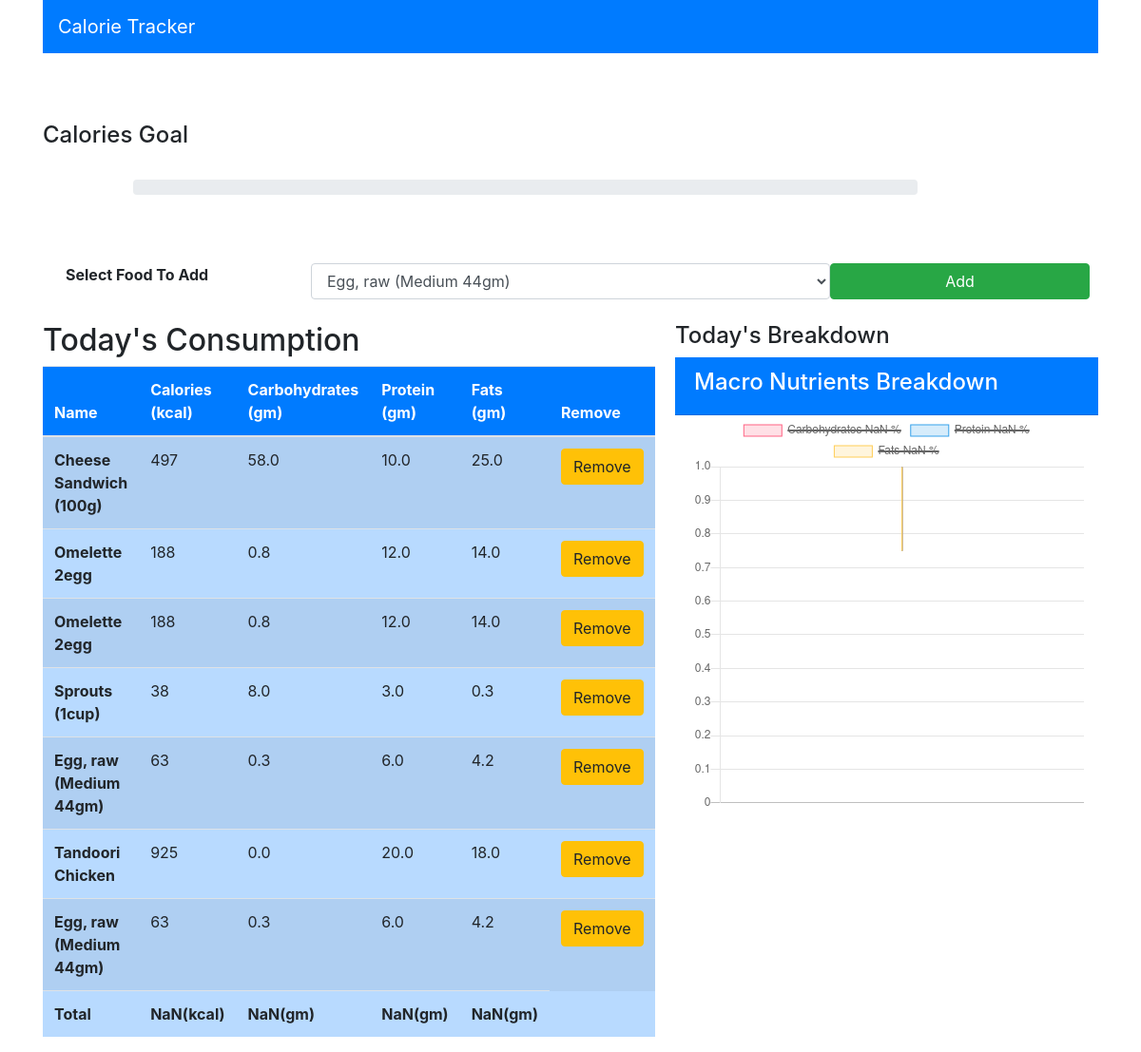
The app's page / (signed in) with its own data.
### myapp/models.py (models this page shows, shortened)
class Consume(models.Model):
    user = models.ForeignKey(User,on_delete=models.CASCADE)
    food_consumed = models.ForeignKey(Food,on_delete=models.CASCADE)

class Food(models.Model):
    name = models.CharField(max_length=100)
    carbs = models.FloatField()
    protein = models.FloatField()
    fats = models.FloatField()
    calories = models.IntegerField()

### myapp/views.py (the view)
# urls.py: path('',views.index,name='index'),
def index(request):
    if request.method=="POST":
        food_consumed = request.POST.get("food_consumed")
        consume = Food.objects.get(name=food_consumed)
        user = request.user
        consumed = Consume(user=user,food_consumed=consume)
        consumed.save()
        food = Food.objects.all()
    else:
        consumed_food = Consume.objects.filter(user=request.user)
        food = Food.objects.all()
    return render(request,'myapp/index.html',{
        'foods':food,
        'consumed_food':Consume.objects.filter(user=request.user)
    })

### myapp/templates/myapp/index.html (shortened to what this page needs)
<!DOCTYPE html>
<html lang="en" dir="ltr">
<head>
  <link rel="stylesheet" href="https://maxcdn.bootstrapcdn.com/bootstrap/4.0.0/css/bootstrap.min.css">
</head>
<body>
  <div class="container">
    <div class="row">
      <div class="col-md-12">
        <nav class="navbar navbar-dark bg-primary">
          <span class="navbar-brand">Calorie Tracker</span>
        </nav>
      </div>
    </div>
    <br><br><br>
    <h4>Calories Goal</h4>
    <br>
    <div class="row">
      <div class="col-md-9 offset-1">
        <div class="progress">
        </div>
      </div>
    </div>
    <br><br>
    <div class="row">
      <div class="col-md-12">
        <form class="m-4" method="post">
          <div class="form-group row">
            <label class="col-md-3">
              <b>
                Select Food To Add
              </b>
            </label>
            <select class="col-md-6 form-control" id="food_consumed" name="food_consumed">
              {%for food in foods %}
              <option value="{{food.name}}">{{food.name}}</option>
              {% endfor %}
            </select>
            <button type="submit" class="col-md-3 btn btn-success" name="button">Add</button>
          </div>
        </form>
      </div>
    </div>
    <div class="row">
      <div class="col-md-6">
        <div class="">
          <h2>Today's Consumption</h2>
        </div>
        <table id="table" class="table table-striped table-primary">
          <thead class="bg-primary text-white">
            <tr>
              <th scope="col">Name</th>
              <th scope="col">Calories (kcal)</th>
              <th scope="col">Carbohydrates (gm)</th>
              <th scope="col">Protein (gm)</th>
              <th scope="col">Fats (gm)</th>
              <th scope="col">Remove</th>
            </tr>
          </thead>
          <tbody>
            {% for c in consumed_food %}
            <tr>
              <th>{{c.food_consumed.name}}</th>
              <td>{{c.food_consumed.calories}}</td>
              <td>{{c.food_consumed.carbs}}</td>
              <td>{{c.food_consumed.protein}}</td>
              <td>{{c.food_consumed.fats}}</td>
              <td> <a href="{% url 'delete' c.id %}" class="btn btn-warning">Remove</a> </td>
            </tr>
            {% endfor %}
            <tr>
              <td id="name"><b>Total</b></td>
              <td id="totalcalories"></td>
              <td id="totalcarbs"></td>
              <td id="totalprotein"></td>
              <td id="totalfats"></td>
            </tr>
          </tbody>
        </table>
      </div>
      <div class="col-md-5 offset-1">
        <div class="">
          <h4>Today's Breakdown</h4>
        </div>
        <div class="card-header text-white bg-primary">
          <h4>Macro Nutrients Breakdown</h4>
        </div>
        <div class="col-md-12">
          <canvas id="myChart" width="400" height="400"></canvas>
        </div>
      </div>
    </div>
  </div>
</body>
<script type="text/javascript">
  var table = document.getElementById("table");
  var carbs = 0,
    protein = 0,
    fats = 0,
    calories = 0;
  for (var i = 1; i < table.rows.length - 1; i++) {
    calories += Math.round(parseFloat(table.rows[i].cells[1].innerHTML));
    carbs += Math.round(parseFloat(table.rows[i].cells[2].innerHTML));
    protein += Math.round(parseFloat(table.rows[i].cells[3].innerHTML));
    fats += Math.round(parseFloat(table.rows[i].cells[4].innerHTML));
  }
  document.getElementById("totalcalories").innerHTML = "<b>" + calories + "(kcal) </b>";
  document.getElementById("totalcarbs").innerHTML = "<b>" + carbs + "(gm) </b>";
  document.getElementById("totalprotein").innerHTML = "<b>" + protein + "(gm) </b>";
  document.getElementById("totalfats").innerHTML = "<b>" + fats + "(gm) </b>";
  console.log(calories, carbs, protein, fats);
  var calPer = (calories/2000)*100;
  console.log(calPer);
  document.getElementsByClassName("progress-bar")[0].setAttribute("style","width:"+calPer+"%");
  var total=carbs+protein+fats;
  var carbsP = Math.round((carbs/total)*100);
  var proteinP = Math.round((protein/total)*100);
  var fatsP = Math.round((fats/total)*100);
    var ctx = document.getElementById('myChart').getContext('2d');
    var myChart = new Chart(ctx, {
        type: 'doughnut',
        data: {
            labels: ['Carbohydrates '+carbsP+" %", 'Protein '+proteinP+" %", 'Fats '+fatsP+" %"],
            datasets: [{
                label: '# of Votes',
                data: [carbsP, proteinP, fatsP],
                backgroundColor: [
                    'rgba(255, 99, 132, 0.2)',
                    'rgba(54, 162, 235, 0.2)',
                    'rgba(255, 206, 86, 0.2)'
                ],
                borderColor: [
                    'rgba(255, 99, 132, 1)',
                    'rgba(54, 162, 235, 1)',
                    'rgba(255, 206, 86, 1)'
                ],
                borderWidth: 1
            }]
        },
        options: {
            scales: {
                yAxes: [{
                    ticks: {
                        beginAtZero: true
                    }
                }]
            }
        }
    });
</script>
</html>

### records on screen
Consume: food_consumed.name "Cheese Sandwich (100g)", food_consumed.calories "497", food_consumed.carbs "58.0", food_consumed.protein "10.0", food_consumed.fats "25.0"
Consume: food_consumed.name "Omelette 2egg", food_consumed.calories "188", food_consumed.carbs "0.8", food_consumed.protein "12.0", food_consumed.fats "14.0"
Consume: food_consumed.name "Omelette 2egg", food_consumed.calories "188", food_consumed.carbs "0.8", food_consumed.protein "12.0", food_consumed.fats "14.0"
Consume: food_consumed.name "Sprouts (1cup)", food_consumed.calories "38", food_consumed.carbs "8.0", food_consumed.protein "3.0", food_consumed.fats "0.3"
Consume: food_consumed.name "Egg, raw (Medium 44gm)", food_consumed.calories "63", food_consumed.carbs "0.3", food_consumed.protein "6.0", food_consumed.fats "4.2"
Consume: food_consumed.name "Tandoori Chicken", food_consumed.calories "925", food_consumed.carbs "0.0", food_consumed.protein "20.0", food_consumed.fats "18.0"
Consume: food_consumed.name "Egg, raw (Medium 44gm)", food_consumed.calories "63", food_consumed.carbs "0.3", food_consumed.protein "6.0", food_consumed.fats "4.2"

### other values on screen
form field food_consumed "Egg, raw (Medium 44gm)"
